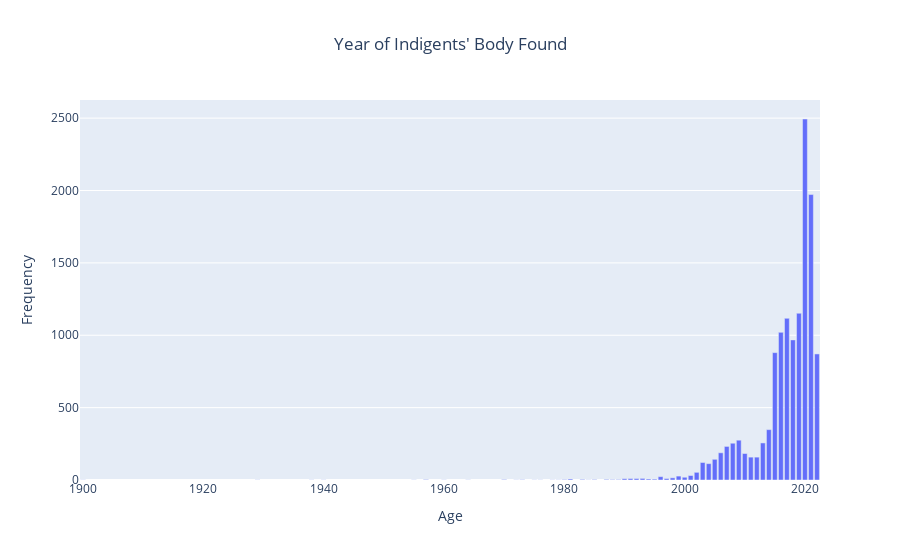

Notebook code cell kept with this figure:
### Code cell
year_counts = ds_burial["YBF"].value_counts()

fig = px.bar(year_counts, title="Year of Indigents' Body Found")
fig.update_layout(
    xaxis_title = "Age",
    yaxis_title = "Frequency",
    title_x = 0.5,
    showlegend = False
)


fig.show()

### Figure 1 — Plotly figure (JSON) as saved in the notebook; plotly's stock layout.template omitted (floating-point values rounded to 4 significant figures)
{"data": [{"alignmentgroup": "True", "hovertemplate": "variable=YBF<br>index=%{x}<br>value=%{y}<extra></extra>", "legendgroup": "YBF", "marker": {"color": "#636efa", "pattern": {"shape": ""}}, "name": "YBF", "offsetgroup": "YBF", "orientation": "v", "showlegend": true, "textposition": "auto", "type": "bar", "x": [2020, 2021, 2019, 2017, 2016, 2018, 2015, 2022, 2014, 2009, 2013, 2008, 2007, 2006, 2010, 2011, 2012, 2005, 2003, 2004, 2002, 2001, 1999, 1996, 2000, 1998, 1993, 1997, 1992, 1991, 1990, 1981, 1994, 1995, 1987, 1983, 1989, 1985, 1980, 1988, 1957, 1970, 1973, 1960, 1929, 1938, 1940, 1955, 1975, 1964, 1972, 1976, 1978, 1979, 1984, 1900], "xaxis": "x", "y": [2494, 1972, 1152, 1117, 1020, 968, 880, 871, 348, 275, 256, 254, 232, 188, 183, 158, 158, 143, 121, 113, 53, 31, 27, 23, 19, 15, 11, 10, 10, 10, 9, 7, 7, 6, 4, 4, 3, 3, 3, 3, 3, 3, 2, 1, 1, 1, 1, 1, 1, 1, 1, 1, 1, 1, 1, 1], "yaxis": "y"}], "layout": {"barmode": "relative", "legend": {"title": {"text": "variable"}, "tracegroupgap": 0}, "showlegend": false, "title": {"text": "Year of Indigents' Body Found", "x": 0.5}, "xaxis": {"anchor": "y", "domain": [0, 1], "title": {"text": "Age"}}, "yaxis": {"anchor": "x", "domain": [0, 1], "title": {"text": "Frequency"}}}}
